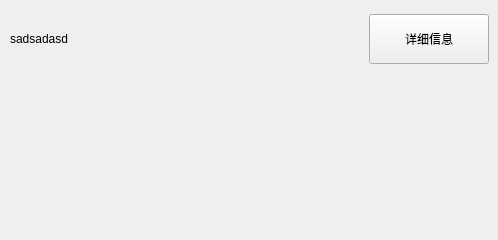
<?xml version="1.0" encoding="UTF-8"?>
<ui version="4.0">
 <class>BalloonItem</class>
 <widget class="qMRMLWidget" name="BalloonItem">
  <property name="geometry">
   <rect>
    <x>0</x>
    <y>0</y>
    <width>498</width>
    <height>240</height>
   </rect>
  </property>
  <property name="sizePolicy">
   <sizepolicy hsizetype="Preferred" vsizetype="Preferred">
    <horstretch>0</horstretch>
    <verstretch>0</verstretch>
   </sizepolicy>
  </property>
  <property name="maximumSize">
   <size>
    <width>60000</width>
    <height>16777215</height>
   </size>
  </property>
  <property name="styleSheet">
   <string notr="true"/>
  </property>
  <layout class="QVBoxLayout" name="verticalLayout">
   <property name="spacing">
    <number>0</number>
   </property>
   <property name="leftMargin">
    <number>10</number>
   </property>
   <property name="topMargin">
    <number>4</number>
   </property>
   <property name="rightMargin">
    <number>0</number>
   </property>
   <property name="bottomMargin">
    <number>0</number>
   </property>
   <item>
    <widget class="QWidget" name="widget" native="true">
     <property name="sizePolicy">
      <sizepolicy hsizetype="Preferred" vsizetype="Fixed">
       <horstretch>0</horstretch>
       <verstretch>0</verstretch>
      </sizepolicy>
     </property>
     <property name="minimumSize">
      <size>
       <width>0</width>
       <height>40</height>
      </size>
     </property>
     <layout class="QHBoxLayout" name="horizontalLayout">
      <property name="spacing">
       <number>40</number>
      </property>
      <property name="leftMargin">
       <number>0</number>
      </property>
      <property name="topMargin">
       <number>10</number>
      </property>
      <property name="bottomMargin">
       <number>10</number>
      </property>
      <item>
       <widget class="QLabel" name="lbl_info">
        <property name="text">
         <string>sadsadasd</string>
        </property>
        <property name="wordWrap">
         <bool>true</bool>
        </property>
       </widget>
      </item>
      <item>
       <widget class="QPushButton" name="btn_detail">
        <property name="sizePolicy">
         <sizepolicy hsizetype="Fixed" vsizetype="Fixed">
          <horstretch>0</horstretch>
          <verstretch>0</verstretch>
         </sizepolicy>
        </property>
        <property name="minimumSize">
         <size>
          <width>120</width>
          <height>50</height>
         </size>
        </property>
        <property name="text">
         <string>详细信息</string>
        </property>
        <property name="checkable">
         <bool>true</bool>
        </property>
       </widget>
      </item>
     </layout>
    </widget>
   </item>
   <item>
    <widget class="QLabel" name="lbl_content">
     <property name="text">
      <string/>
     </property>
    </widget>
   </item>
  </layout>
 </widget>
 <customwidgets>
  <customwidget>
   <class>qMRMLWidget</class>
   <extends>QWidget</extends>
   <header>qMRMLWidget.h</header>
   <container>1</container>
  </customwidget>
 </customwidgets>
 <resources/>
 <connections/>
</ui>
